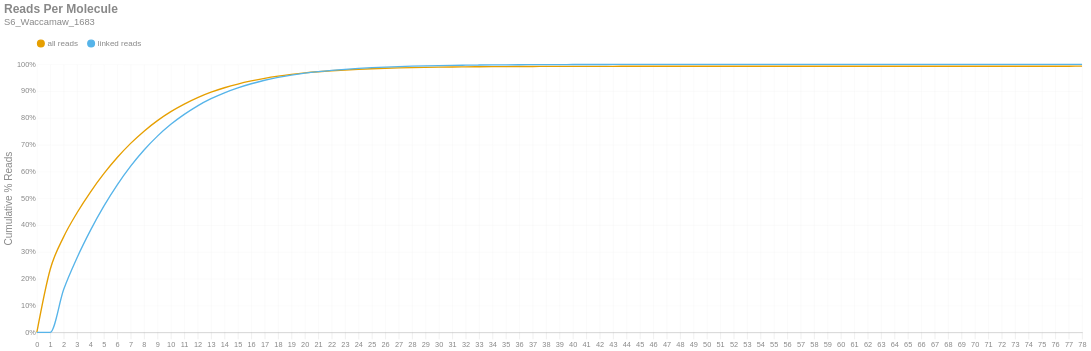

The notebook cell this image was saved under:
### Markdown cell above
### Reads per Molecule
This chart shows the cumulative distribution of the number of reads per linked molecule. That is, how many alignments are associated with a unique molecule. This excludes the number of reads associated with invalid or absent linked-read barcodes. The `linked` histogram is the percentages recalculated when disregarding singletons.

### Code cell
if SKIPLR:
    print_html(f"Skipped")
else:
    counts = np.bincount(valids['reads'].cast(pl.Int64).to_numpy())
    weighted = counts * np.arange(len(counts))
    all_perc = weighted / n_reads
    linked_perc = weighted / n_linked_reads
    linked_perc[1] = 0
    binned_df = pl.DataFrame({
        'readsper': list(range(len(counts))),
        'all reads (cumsum)': np.cumsum(all_perc).tolist(),
        'linked reads (cumsum)': np.cumsum(linked_perc).tolist(),
    })

    with SafeRender(binned_df):
        (
            density_plot(binned_df, 'Reads Per Molecule', samplename, 'readspmol')
            .encode(
                x=alt.X('readsper:O', title=None).axis(labelAngle=0).scale(padding=0),
                y=alt.Y('value:Q', title='Cumulative % Reads').axis(format='%').stack(False),
                color=alt.Color("key:N").scale(domain=["all reads", "linked reads"]),
                tooltip=[
                    alt.Tooltip("key:N", title="Data Type"),
                    alt.Tooltip("readsper:O", title="Reads Per Molecule"),
                    alt.Tooltip("value:Q", format=".2%", title="% Reads (Cum.)")
                ]            
            )
        ).display()

### Figure 1 — Vega-Lite specification as saved in the notebook (floating-point values rounded to 4 significant figures)
{"width": "container", "height": 400, "config": {"title": {"anchor": "start", "dy": -15, "fontSize": 18, "color": "#888888", "subtitleColor": "#888888", "subtitleFontSize": 14}, "arc": {"fill": "#0072B2"}, "axis": {"domainColor": "#888888", "domainWidth": 0.5, "gridWidth": 0.2, "grid": false, "titleFontWeight": 400, "titleFontSize": 15, "labelFontSize": 11, "labelColor": "#888888", "tickColor": "#888888", "tickWidth": 0.2, "titleColor": "#888888"}, "axisBand": {"grid": false}, "axisX": {"grid": true, "tickSize": 10, "domainCap": "round"}, "axisY": {"domain": false, "grid": true, "tickSize": 0, "domainCap": "round"}, "background": "transparent", "header": {"labelFontSize": 15, "labelColor": "#888888", "titleFontSize": 15, "titleFontWeight": 600, "titleColor": "#888888"}, "legend": {"labelFont": "sans-serif", "labelFontSize": 12, "labelColor": "#888888", "symbolSize": 100, "symbolType": "circle", "titleFontSize": 12, "titlePadding": 10, "titleColor": "#888888", "title": null, "orient": "top"}, "range": {"category": ["#E69F00", "#56B4E9", "#009E73", "#F0E442", "#0072B2", "#D55E00", "#CC79A7", "#000000"], "diverging": ["#cfe8f3", "#a2d4ec", "#73bfe2", "#46abdb", "#1696d2", "#12719e"]}, "area": {"fill": "#0072B2", "fillOpacity": 0.7, "line": true, "strokeOpacity": 0.7}, "line": {"color": "#0072B2", "stroke": "#0072B2", "strokeWidth": 2}, "trail": {"color": "#0072B2", "stroke": "#0072B2", "strokeWidth": 0, "size": 1}, "point": {"filled": true, "fillOpacity": 1.0, "size": 95}, "text": {"color": "#888888", "fontSize": 11, "align": "right", "fontWeight": 400, "size": 11}, "bar": {"fill": "#0072B2", "stroke": null}, "view": {"stroke": null, "continuousWidth": 660, "continuousHeight": 400}}, "data": {"name": "data-899f2e1a3a42b57766ba6f522f80270e"}, "mark": {"type": "line", "interpolate": "monotone", "point": {"opacity": 0, "size": 275}}, "encoding": {"color": {"field": "key", "scale": {"domain": ["all reads", "linked reads"]}, "type": "nominal"}, "tooltip": [{"field": "key", "title": "Data Type", "type": "nominal"}, {"field": "readsper", "title": "Reads Per Molecule", "type": "ordinal"}, {"field": "value", "format": ".2%", "title": "% Reads (Cum.)", "type": "quantitative"}], "x": {"axis": {"labelAngle": 0}, "field": "readsper", "scale": {"padding": 0}, "title": null, "type": "ordinal"}, "y": {"axis": {"format": "%"}, "field": "value", "stack": false, "title": "Cumulative % Reads", "type": "quantitative"}}, "params": [{"name": "param_c36ac31b6afebe62", "select": {"type": "point", "fields": ["key"]}, "bind": "legend"}], "title": {"text": "Reads Per Molecule", "subtitle": "S6_Waccamaw_1683"}, "transform": [{"fold": ["all reads (cumsum)", "linked reads (cumsum)"]}, {"calculate": "replace(datum.key, ' (cumsum)', '')", "as": "key"}, {"filter": {"param": "param_c36ac31b6afebe62"}}], "usermeta": {"embedOptions": {"downloadFileName": "S6_Waccamaw_1683.readspmol"}}, "$schema": "https://vega.github.io/schema/vega-lite/v6.1.0.json", "datasets": {"data-899f2e1a3a42b57766ba6f522f80270e": [{"readsper": 0, "all reads (cumsum)": 0.0, "linked reads (cumsum)": 0.0}, {"readsper": 1, "all reads (cumsum)": 0.2353, "linked reads (cumsum)": 0.0}, {"readsper": 2, "all reads (cumsum)": 0.3562, "linked reads (cumsum)": 0.1595}, {"readsper": 3, "all reads (cumsum)": 0.4462, "linked reads (cumsum)": 0.2783}, {"readsper": 4, "all reads (cumsum)": 0.5235, "linked reads (cumsum)": 0.3804}, {"readsper": 5, "all reads (cumsum)": 0.5918, "linked reads (cumsum)": 0.4706}, {"readsper": 6, "all reads (cumsum)": 0.6521, "linked reads (cumsum)": 0.5501}, {"readsper": 7, "all reads (cumsum)": 0.7049, "linked reads (cumsum)": 0.6198}, {"readsper": 8, "all reads (cumsum)": 0.7507, "linked reads (cumsum)": 0.6802}, {"readsper": 9, "all reads (cumsum)": 0.79, "linked reads (cumsum)": 0.7321}, {"readsper": 10, "all reads (cumsum)": 0.8233, "linked reads (cumsum)": 0.7761}, {"readsper": 11, "all reads (cumsum)": 0.8514, "linked reads (cumsum)": 0.8131}, {"readsper": 12, "all reads (cumsum)": 0.8757, "linked reads (cumsum)": 0.8452}, {"readsper": 13, "all reads (cumsum)": 0.8958, "linked reads (cumsum)": 0.8717}, {"readsper": 14, "all reads (cumsum)": 0.9125, "linked reads (cumsum)": 0.8938}, {"readsper": 15, "all reads (cumsum)": 0.9264, "linked reads (cumsum)": 0.9122}, {"readsper": 16, "all reads (cumsum)": 0.938, "linked reads (cumsum)": 0.9275}, {"readsper": 17, "all reads (cumsum)": 0.9479, "linked reads (cumsum)": 0.9405}, {"readsper": 18, "all reads (cumsum)": 0.9559, "linked reads (cumsum)": 0.951}, {"readsper": 19, "all reads (cumsum)": 0.9624, "linked reads (cumsum)": 0.9597}, {"readsper": 20, "all reads (cumsum)": 0.9679, "linked reads (cumsum)": 0.9669}, {"readsper": 21, "all reads (cumsum)": 0.9723, "linked reads (cumsum)": 0.9727}, {"readsper": 22, "all reads (cumsum)": 0.9759, "linked reads (cumsum)": 0.9774}, {"readsper": 23, "all reads (cumsum)": 0.9788, "linked reads (cumsum)": 0.9813}, {"readsper": 24, "all reads (cumsum)": 0.9814, "linked reads (cumsum)": 0.9847}, {"readsper": 25, "all reads (cumsum)": 0.9836, "linked reads (cumsum)": 0.9876}, {"readsper": 26, "all reads (cumsum)": 0.9853, "linked reads (cumsum)": 0.9898}, {"readsper": 27, "all reads (cumsum)": 0.9867, "linked reads (cumsum)": 0.9917}, {"readsper": 28, "all reads (cumsum)": 0.9877, "linked reads (cumsum)": 0.9931}, {"readsper": 29, "all reads (cumsum)": 0.9886, "linked reads (cumsum)": 0.9943}, {"readsper": 30, "all reads (cumsum)": 0.9894, "linked reads (cumsum)": 0.9953}, {"readsper": 31, "all reads (cumsum)": 0.99, "linked reads (cumsum)": 0.9961}, {"readsper": 32, "all reads (cumsum)": 0.9905, "linked reads (cumsum)": 0.9967}, {"readsper": 33, "all reads (cumsum)": 0.9909, "linked reads (cumsum)": 0.9973}, {"readsper": 34, "all reads (cumsum)": 0.9913, "linked reads (cumsum)": 0.9978}, {"readsper": 35, "all reads (cumsum)": 0.9916, "linked reads (cumsum)": 0.9982}, {"readsper": 36, "all reads (cumsum)": 0.9918, "linked reads (cumsum)": 0.9985}, {"readsper": 37, "all reads (cumsum)": 0.992, "linked reads (cumsum)": 0.9987}, {"readsper": 38, "all reads (cumsum)": 0.9921, "linked reads (cumsum)": 0.9989}, {"readsper": 39, "all reads (cumsum)": 0.9923, "linked reads (cumsum)": 0.9991}, {"readsper": 40, "all reads (cumsum)": 0.9924, "linked reads (cumsum)": 0.9992}, {"readsper": 41, "all reads (cumsum)": 0.9925, "linked reads (cumsum)": 0.9993}, {"readsper": 42, "all reads (cumsum)": 0.9925, "linked reads (cumsum)": 0.9994}, {"readsper": 43, "all reads (cumsum)": 0.9926, "linked reads (cumsum)": 0.9995}, {"readsper": 44, "all reads (cumsum)": 0.9927, "linked reads (cumsum)": 0.9996}, {"readsper": 45, "all reads (cumsum)": 0.9927, "linked reads (cumsum)": 0.9997}, {"readsper": 46, "all reads (cumsum)": 0.9928, "linked reads (cumsum)": 0.9997}, {"readsper": 47, "all reads (cumsum)": 0.9928, "linked reads (cumsum)": 0.9998}, {"readsper": 48, "all reads (cumsum)": 0.9928, "linked reads (cumsum)": 0.9998}, {"readsper": 49, "all reads (cumsum)": 0.9928, "linked reads (cumsum)": 0.9998}, {"readsper": 50, "all reads (cumsum)": 0.9929, "linked reads (cumsum)": 0.9998}, {"readsper": 51, "all reads (cumsum)": 0.9929, "linked reads (cumsum)": 0.9999}, {"readsper": 52, "all reads (cumsum)": 0.9929, "linked reads (cumsum)": 0.9999}, {"readsper": 53, "all reads (cumsum)": 0.9929, "linked reads (cumsum)": 0.9999}, {"readsper": 54, "all reads (cumsum)": 0.9929, "linked reads (cumsum)": 0.9999}, {"readsper": 55, "all reads (cumsum)": 0.9929, "linked reads (cumsum)": 0.9999}, {"readsper": 56, "all reads (cumsum)": 0.9929, "linked reads (cumsum)": 0.9999}, {"readsper": 57, "all reads (cumsum)": 0.9929, "linked reads (cumsum)": 0.9999}, {"readsper": 58, "all reads (cumsum)": 0.9929, "linked reads (cumsum)": 0.9999}, {"readsper": 59, "all reads (cumsum)": 0.9929, "linked reads (cumsum)": 0.9999}, {"readsper": 60, "all reads (cumsum)": 0.9929, "linked reads (cumsum)": 0.9999}, {"readsper": 61, "all reads (cumsum)": 0.9929, "linked reads (cumsum)": 0.9999}, {"readsper": 62, "all reads (cumsum)": 0.9929, "linked reads (cumsum)": 1.0}, {"readsper": 63, "all reads (cumsum)": 0.9929, "linked reads (cumsum)": 1.0}, {"readsper": 64, "all reads (cumsum)": 0.9929, "linked reads (cumsum)": 1.0}, {"readsper": 65, "all reads (cumsum)": 0.9929, "linked reads (cumsum)": 1.0}, {"readsper": 66, "all reads (cumsum)": 0.9929, "linked reads (cumsum)": 1.0}, {"readsper": 67, "all reads (cumsum)": 0.9929, "linked reads (cumsum)": 1.0}, {"readsper": 68, "all reads (cumsum)": 0.993, "linked reads (cumsum)": 1.0}, {"readsper": 69, "all reads (cumsum)": 0.993, "linked reads (cumsum)": 1.0}, {"readsper": 70, "all reads (cumsum)": 0.993, "linked reads (cumsum)": 1.0}, {"readsper": 71, "all reads (cumsum)": 0.993, "linked reads (cumsum)": 1.0}, {"readsper": 72, "all reads (cumsum)": 0.993, "linked reads (cumsum)": 1.0}, {"readsper": 73, "all reads (cumsum)": 0.993, "linked reads (cumsum)": 1.0}, {"readsper": 74, "all reads (cumsum)": 0.993, "linked reads (cumsum)": 1.0}, {"readsper": 75, "all reads (cumsum)": 0.993, "linked reads (cumsum)": 1.0}, {"readsper": 76, "all reads (cumsum)": 0.993, "linked reads (cumsum)": 1.0}, {"readsper": 77, "all reads (cumsum)": 0.993, "linked reads (cumsum)": 1.0}, {"readsper": 78, "all reads (cumsum)": 0.993, "linked reads (cumsum)": 1.0}]}}
